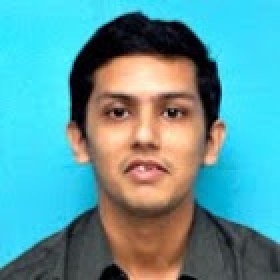
#> input picture code/bhaumik.jpg, 140 x 140 px (shown 2 times larger)
$ python face_eye.py
#> lines starting #> are read from the running program, lines starting #| are printed output that depends on the picture; after the words box and inside, x2 and y2 are one past the last pixel; in counts of white or black regions, pixels touching at a corner belong together
# -*- coding: utf-8 -*-
"""
Created on Sat Sep 16 18:41:58 2017

@author: vbhaumik
"""

import numpy as np
import cv2

face_cascade = cv2.CascadeClassifier('haarcascade_frontalface_default.xml')
eye_cascade = cv2.CascadeClassifier('haarcascade_eye.xml')

img = cv2.imread('bhaumik.jpg')
#> img is the input picture: shape (140, 140, 3); mean B, G, R 160.5, 155.6, 90.6
gray = cv2.cvtColor(img, cv2.COLOR_BGR2GRAY)
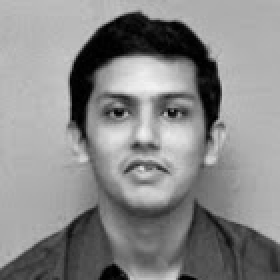
#> gray: shape (140, 140) (shown 2 times larger); min 0, max 242, mean 136.7
faces = face_cascade.detectMultiScale(gray, 1.3, 5)
#> faces = [[35, 26, 75, 75]]
for (x,y,w,h) in faces:
    img = cv2.rectangle(img,(x,y),(x+w,y+h),(255,0,0),2)
    roi_gray = gray[y:y+h, x:x+w]
    roi_color = img[y:y+h, x:x+w]
    eyes = eye_cascade.detectMultiScale(roi_gray)
    for (ex,ey,ew,eh) in eyes:
        cv2.rectangle(roi_color,(ex,ey),(ex+ew,ey+eh),(0,255,0),2)
#> this loop made 1 pass
#> (x, y, w, h, eyes) on pass 1: (35, 26, 75, 75, [[13, 18, 23, 23], [40, 19, 23, 23], [25, 46, 23, 23]])
#> pass 1, `img = cv2.rectangle(img,(x,y),(x+w,y+h),(255,0,0),2)`:
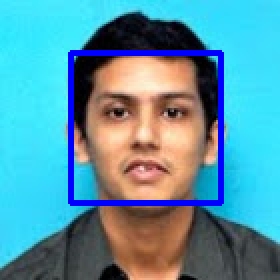
#> img: shape (140, 140, 3) (shown 2 times larger); 4.57% of pixels changed, all inside (x1, y1, x2, y2) = (34, 25, 112, 103)
#> pass 1, `roi_gray = gray[y:y+h, x:x+w]`:
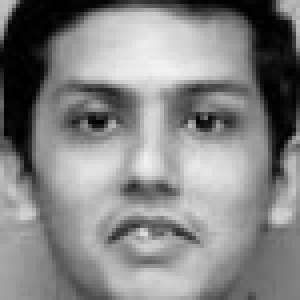
#> roi_gray: shape (75, 75) (shown 4 times larger); min 0, max 242, mean 132.4
#> pass 1, `roi_color = img[y:y+h, x:x+w]`:
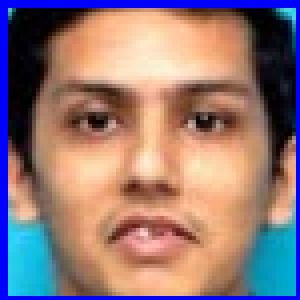
#> roi_color: shape (75, 75, 3) (shown 4 times larger); mean B, G, R 120.1, 119.4, 145.8
#> after the loop:
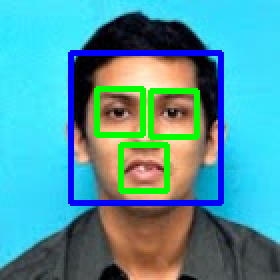
#> img: shape (140, 140, 3) (shown 2 times larger); 4.16% of pixels changed, all inside (x1, y1, x2, y2) = (47, 43, 100, 97)
#> after the loop:
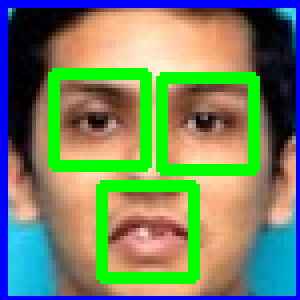
#> roi_color: shape (75, 75, 3) (shown 4 times larger); 14.51% of pixels changed, all inside (x1, y1, x2, y2) = (12, 17, 65, 71)

cv2.imshow('img',img)
cv2.waitKey(0)
cv2.destroyAllWindows()
